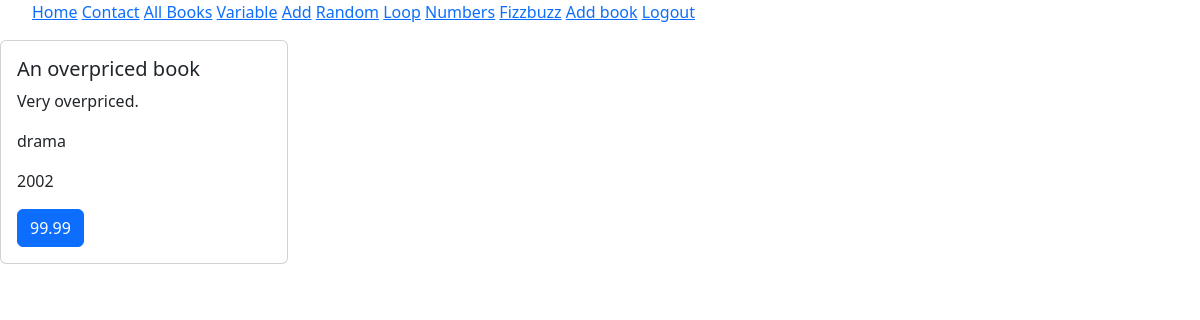
Page /books/category/drama (signed in) on the committed database.
### templates/models.py (models this page shows, shortened)
class Book(models.Model):
    id = models.AutoField(primary_key=True)
    year = models.IntegerField()
    author = models.CharField(max_length=30)
    price = models.DecimalField(max_digits=5, decimal_places=2)
    title = models.CharField(max_length=100)
    synopsis = models.TextField(max_length=200)
    category = models.CharField(max_length=25, default="comedy")
    inventory = models.PositiveIntegerField(default=5)

### templates/views.py (the view)
# urls.py: path('books/category/<str:category>', views.by_category, name="all_books"),
def by_category(request, category):
    category_specific_books = Book.objects.filter(category=category)
    return render(request, "all_books.html", {'books':category_specific_books})

### templates/templates/all_books.html
{% extends 'base.html' %}
{% block content %}
    {% for book in books %}
        <div class="card" style="width: 18rem;">
            <div class="card-body">
                <h5 class="card-title">{{book.title}}</h5>
                <p class="card-text">{{book.synopsis}}</p>
                <p class="card-text">{{book.category}}</p>
                <p class="card-text">{{book.year}}</p>
                <a href="#" class="btn btn-primary">{{book.price}}</a>
            </div>
        </div>
    {% endfor %}
{% endblock %}

### rows in the picture
Book: title "An overpriced book", synopsis "Very overpriced.", category "drama", year "2002", price "99.99"
